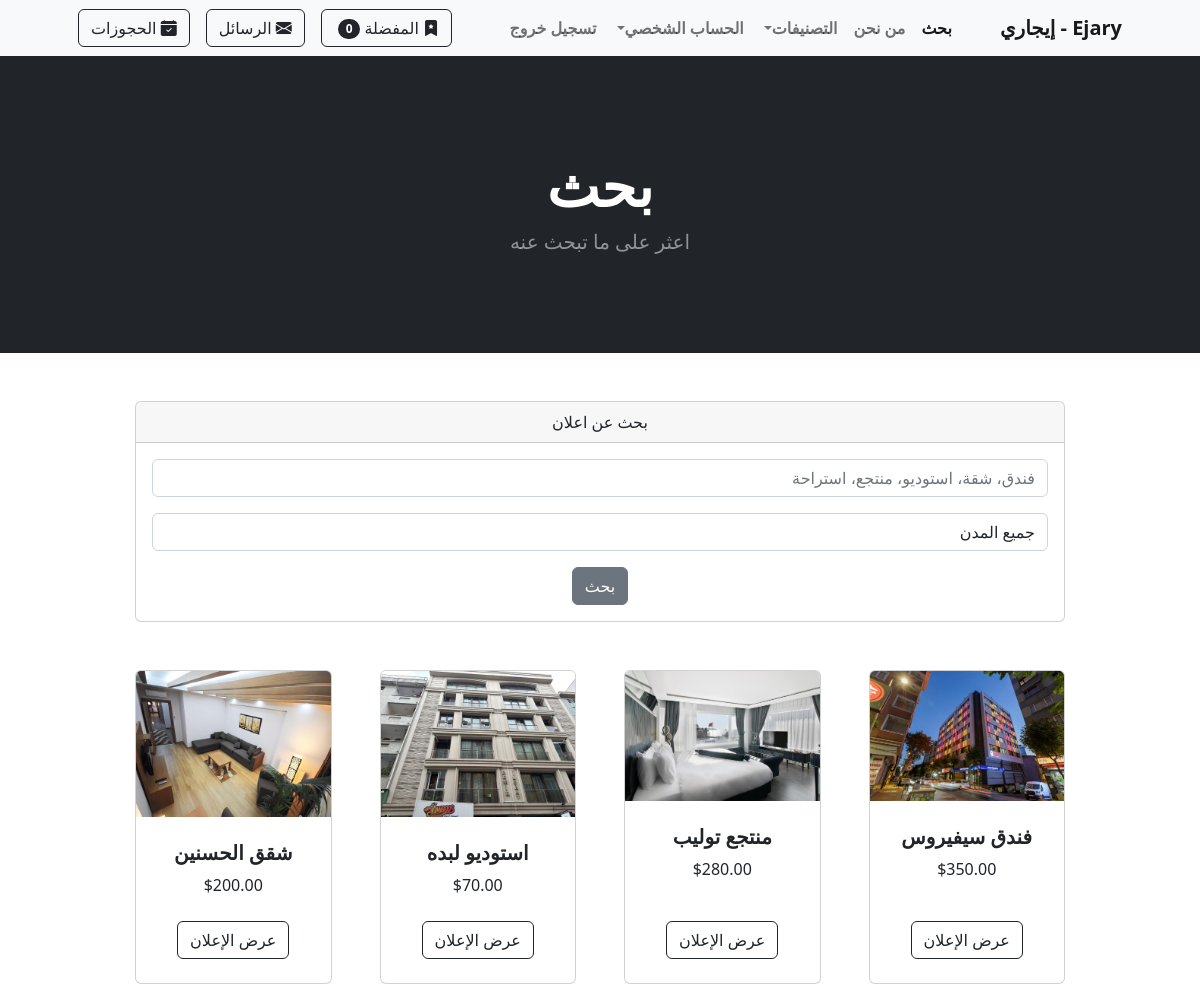
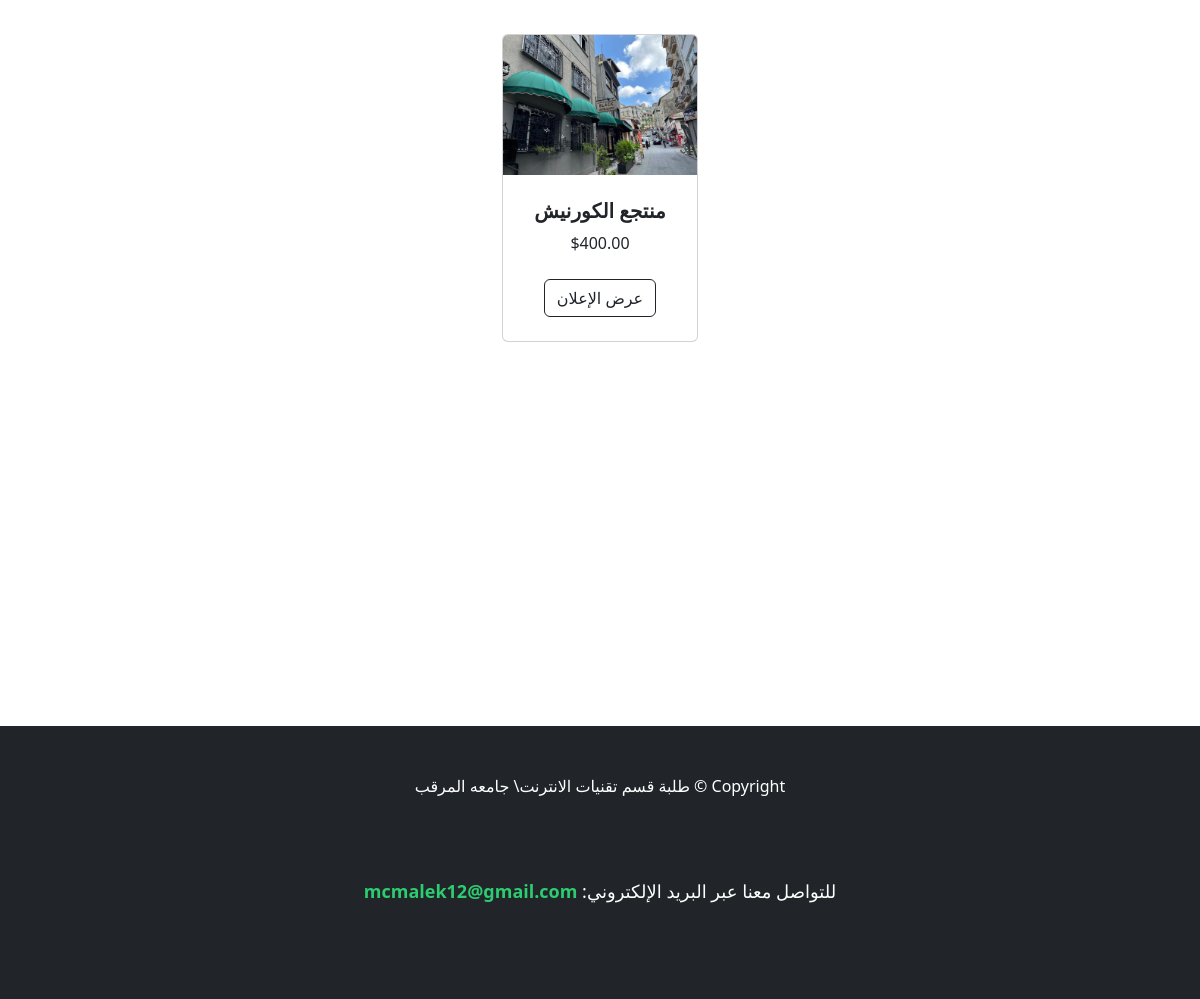
The page /search/ (signed in) on the database its author committed (2 pictures, top to bottom).
### store/models.py (models this page shows, shortened)
class Product(models.Model):
    name = models.CharField(max_length=100)
    price = models.DecimalField(default=0, decimal_places=2, max_digits=6)
    category = models.ForeignKey(Category, on_delete=models.CASCADE, default=1)
    description = models.CharField(max_length=250, default='', blank=True, null=True)
    image = models.ImageField(upload_to='uploads/product/')
    is_sale = models.BooleanField(default=False)
    sale_price = models.DecimalField(default=0, decimal_places=2, max_digits=6)
    user = models.ForeignKey(User, on_delete=models.CASCADE)  # المستخدم الذي أضاف الإعلان
    city = models.ForeignKey(City, on_delete=models.CASCADE, null=True, blank=True)  # المدينة
    phone_number = models.CharField(
        max_length=10,
        validators=[
            RegexValidator(
                regex=r'^(092|091|094|093)\d{7}$',
                message="Phone number must start with 092, 091, 094, or 093 and be 10 digits long."
            )
        ],
        help_text="Enter a valid phone number starting with 092, 091, 094, or 093."
    )

### store/views.py (the view)
# urls.py: path('search/', views.search, name='search'),
def search(request):
    query = request.POST.get('searched', '')  # جلب النص المدخل
    city_name = request.POST.get('city', '')  # جلب المدينة (إذا تم اختيارها)
    products = Product.objects.all()
    if query:  # إذا كان هناك نص بحث
        products = products.filter(
            Q(name__icontains=query) | Q(description__icontains=query)
        )
    if city_name:  # إذا تم اختيار مدينة
        products = products.filter(city__name__icontains=city_name)
    cities = City.objects.all()  # جلب كل المدن
    return render(request, 'search.html', {
        'searched': products,
        'query': query,
        'cities': cities,
        'selected_city': city_name
    })

### cart/cart.py (called while the page is built)
	def __len__(self):
		return len(self.cart)

### cart/context_processors.py (called while the page is built)
def cart(request):
	return {'cart': Cart(request)}

### store/views.py (called while the page is built)
def categories_processor(request):
    return {
        'categories': Category.objects.all()
    }

def base_context(request):
    if request.user.is_authenticated:
        unread_count = ChatMessage.objects.filter(receiver=request.user, is_read=False).count()
    else:
        unread_count = 0
    return {'unread_count': unread_count}

### store/templates/search.html (shortened to what this page needs)
{% extends 'base.html' %}
{% block content %}
<header class="bg-dark py-5">
    <div class="container px-4 px-lg-5 my-5">
        <div class="text-center text-white">
            <h1 class="display-4 fw-bolder">بحث</h1>
            <p class="lead fw-normal text-white-50 mb-0">اعثر على ما تبحث عنه</p>
        </div>
    </div>
</header>
<div class="container">
    <div class="row">
        <center>
            <div class="col-10">
                <br/><br/>
                <div class="card">
                    <div class="card-header">
                        بحث عن اعلان
                    </div>
                    <div class="card-body">
                        <form method="POST" action="{% url 'search' %}">
                            <div class="mb-3">
                                <input type="text" class="form-control" placeholder="فندق، شقة، استوديو، منتجع، استراحة" name="searched" value="{{ query }}">
                            </div>
                            <div class="mb-3">
                                <select name="city" class="form-control">
                                    <option value="">جميع المدن</option>
                                </select>
                            </div>
                            <button type="submit" class="btn btn-secondary">
                                بحث
                            </button>
                        </form>
                    </div>
                </div>
                <br/><br/>
                <div class="row gx-4 gx-lg-5 row-cols-2 row-cols-md-3 row-cols-xl-4 justify-content-center">
                    {% if searched %}
                    {% for product in searched %}
                    {% if product.is_sale %}
                    <div class="col mb-5">
                        <div class="card h-100">
                            <div class="badge bg-dark text-white position-absolute" style="top: 0.5rem; right: 0.5rem">Sale</div>
                            <img class="card-img-top" src="{{ product.image.url }}" alt="..." />
                            <div class="card-body p-4">
                                <div class="text-center">
                                    <h5 class="fw-bolder">{{ product.name }}</h5>
                                    <div class="d-flex justify-content-center small text-warning mb-2">
                                        <div class="bi-star-fill"></div>
                                        &nbsp;&nbsp;Sale!&nbsp;&nbsp;
                                        <div class="bi-star-fill"></div>
                                    </div>
                                    <strike>
                                        ${{ product.price }}
                                    </strike>
                                    &nbsp;
                                    ${{ product.sale_price }}
                                </div>
                            </div>
                            <div class="card-footer p-4 pt-0 border-top-0 bg-transparent">
                                <div class="text-center">
                                    <a class="btn btn-outline-dark mt-auto" href="{% url 'product' product.id  %}">عرض الإعلان</a>
                                </div>
                            </div>
                        </div>
                    </div>
                    {% else %}
                    <div class="col mb-5">
                        <div class="card h-100">
                            <img class="card-img-top" src="{{ product.image.url }}" alt="..." />
                            <div class="card-body p-4">
                                <div class="text-center">
                                    <h5 class="fw-bolder">{{ product.name }}</h5>
                                    ${{ product.price }}
                                </div>
                            </div>
                            <div class="card-footer p-4 pt-0 border-top-0 bg-transparent">
                                <div class="text-center">
                                    <a class="btn btn-outline-dark mt-auto" href="{% url 'product' product.id %}">عرض الإعلان</a>
                                </div>
                            </div>
                        </div>
                    </div>
                    {% endif %}
                    {% endfor %}
                    {% endif %}
                </div>
                <br/><br/><br/><br/><br/><br/><br/><br/><br/><br/><br/><br/><br/><br/>
            </div>
        </center>
    </div>
</div>
{% endblock %}

### rows shown on the page
Product: image (picture), name "فندق سيفيروس", price "350.00"
Product: image (picture), name "منتجع توليب", price "280.00"
Product: image (picture), name "استوديو لبده", price "70.00"
Product: image (picture), name "شقق الحسنين", price "200.00"
Product: image (picture), name "منتجع الكورنيش", price "400.00"

### other values the page prints
{{ cart|length }} "0"
